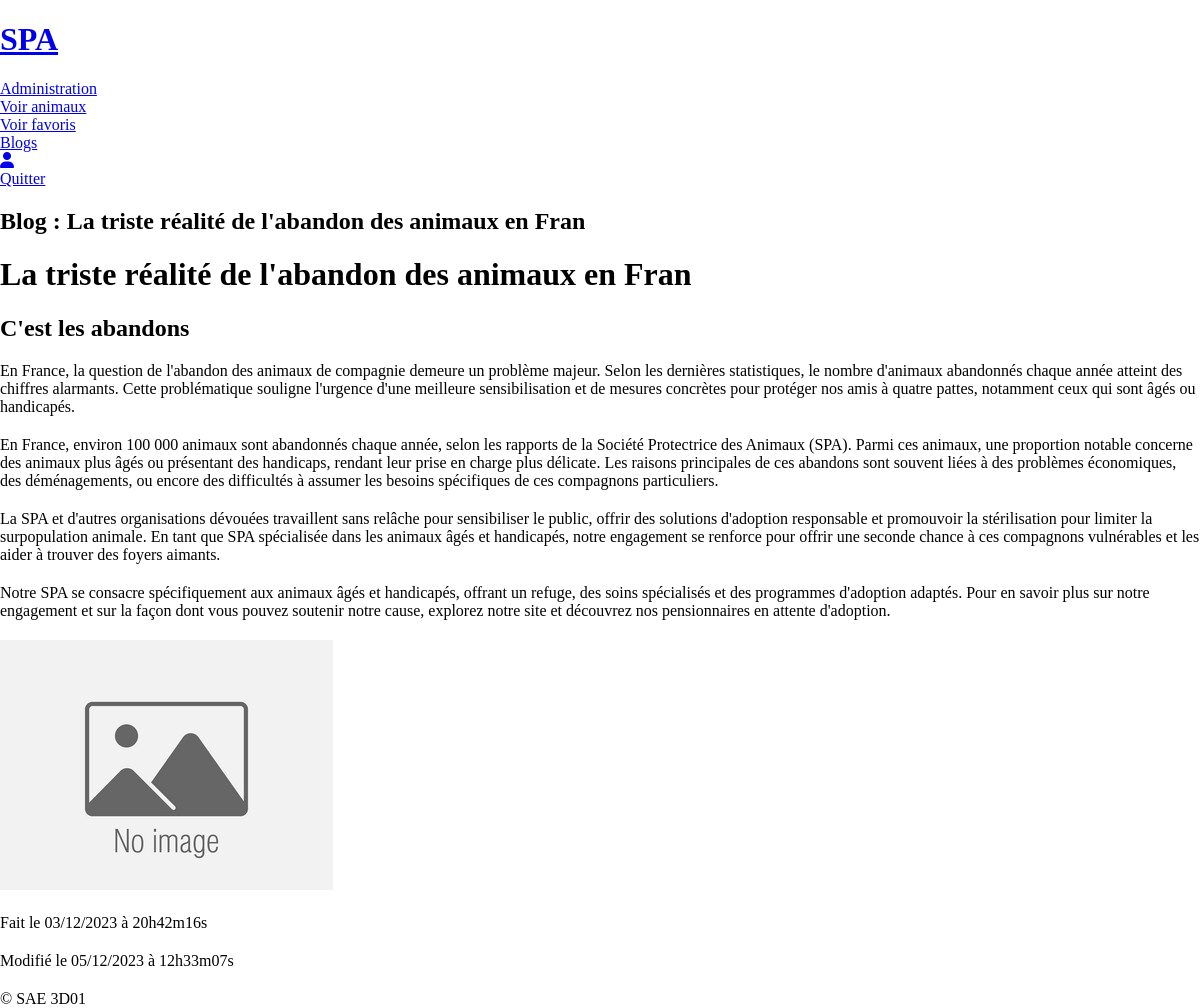
Page /index.php?action=blog&&idBlog=8 (signed in) on the committed database.
### tables this page shows
CREATE TABLE IF NOT EXISTS `blog` (
  `id_blog` int NOT NULL AUTO_INCREMENT,
  `titre` varchar(255) NOT NULL,
  `sousTitre` text NOT NULL,
  `contenu` longtext NOT NULL,
  `image` varchar(50) NOT NULL,
  `dateCreation` datetime NOT NULL,
  `dateModification` datetime DEFAULT NULL,
  PRIMARY KEY (`id_blog`)
);

### modele/blog.php (called while the page is built, shortened)
<?php
require_once "modele/modele.php";
class Blog extends database
{
    public function getBlog($idBlog){
        $req = '
           SELECT *
           FROM blog
           WHERE id_blog = ?
           ';
        $res = $this->execReqPrep($req, array($idBlog))[0];
        return $res;
    }
    public function getDateTime($dateAction){
        $date = explode("-", explode(" ", $dateAction)[0]);
        $year = $date[0];
        $month = $date[1];
        $day = $date[2];
        $date = $day . "/" . $month . "/" . $year;
        $time = explode(":", explode(" ", $dateAction)[1]);
        $hours = $time[0];
        $minutes = $time[1];
        $seconds = $time[2];
        $time = $hours . "h" . $minutes . "m" . $seconds . "s";
        return [$date, $time];
    }
}

### modele/modele.php (called while the page is built, shortened)
<?php
abstract class database {
    private $bdd;
    protected function execReqPrep($req, $data){
        $reponse = $this->connexionBDD()->prepare($req);
        $reponse->execute($data);
        return $reponse->fetchAll(PDO::FETCH_ASSOC);
    }
    private function connexionBDD() {
        if(!isset($this->bdd)){
            try {
                $options=array(PDO::MYSQL_ATTR_INIT_COMMAND => "SET NAMES utf8");
                $this->bdd=new PDO('mysql:host='.DBHOST.';dbname='.DBNAME, DBUSER, DBPWD, $options);
            }
            catch(Exception $err) {
                throw new Exception("Connexion à la BDD");
            }
        }
        return $this->bdd;
    }
}

### vue/blog/detail.php (the view, shortened to what this page needs)
<?php
$header = NOMSITE;
$titre = " Blog :  " . $blog['titre'];
$dateCreation = $ObjectBlog->getDateTime($blog['dateCreation']);
if ($blog['dateModification'] != null){
    $dateModification = $ObjectBlog->getDateTime($blog['dateModification']);
}
?>
    <div class="detailBlog">
        <h1> <?=$blog['titre']?> </h1>
        <h2> <?=$blog['sousTitre']?> </h2>
        <?=$contenu?>
        <img src="photoBlog/<?= $blog['image'] ?>" alt="">
        <p>Fait le <?= $dateCreation[0] ?> à <?= $dateCreation[1] ?> </p>
        <p><?= isset($dateModification) ? "Modifié le " . $dateModification[0] . " à " . $dateModification[1] : "" ?></p>
    </div>
<?php
$contenu = ob_get_clean();
$footer = "&copy; SAE 3D01";
require "vue/gabarit.php";

### vue/gabarit.php (shortened to what this page needs)
<!DOCTYPE html>
<html lang="fr">
<head>
    <link href="style/style.css" rel="stylesheet">
</head>
<body>
    <?php
        if (!isset($showHeader)){
            ?>
            <header>
                <div><a href="index.php"><h1><?= $header ?></h1></a></div>
                <div class="menu">
                    <?php
                    if(!isset($_SESSION['USER'])){
                        echo('<a class="lien" href="index.php?action=login">Connexion</a>');
                        echo('<a class="lien" href="index.php?action=signup">S\'inscrire</a>');
                        echo('<a class="lien" href="index.php?action=animaux">Voir animaux</a>');
                        echo('<a class="lien" href="index.php?action=blogs">Blogs</a>');
                    }else{
                        if ($_SESSION['ROLE'] == "ADMIN"){
                            echo('<a class="lien" href="index.php?action=admin">Administration</a>');
                        }
                        echo('<a class="lien" href="index.php?action=animaux">Voir animaux</a>');
                        echo('<a class="lien" href="index.php?action=voirFavoris">Voir favoris</a>');
                        echo('<a class="lien" href="index.php?action=blogs">Blogs</a>');
                        echo('<a class="lien" href="index.php?action=profil"><i class="fa-solid fa-user"></i></a>');
                        echo('<a class="lien" href="index.php?action=delog">Quitter</a>');
                    }
                    ?>
                </div>
            </header>
    <?php
        }
    ?>
    <main>
        <h2><?= $titre ?></h2>
        <?= $contenu ?>
    </main>
    <footer>
        <?= $footer ?>
    </footer>
</body>
</html>

### style/style.css (style rules this page uses)
body { padding: 0; margin: 0; }
header a { display: block; width: max-content; }
.card h2, p { margin: 0; }
.detailBlog p { margin: 20px 0px; }

### rows in the picture
blog: titre "Blog : La triste réalité de l'abandon des animaux en Fran", titre "La triste réalité de l'abandon des animaux en Fran", sousTitre "C'est les abandons", image (placeholder picture), dateCreation "03/12/2023", dateCreation "20h42m16s", dateModification "05/12/2023", dateModification "12h33m07s"

### other values in the picture
$header "SPA"
$footer "© SAE 3D01"
